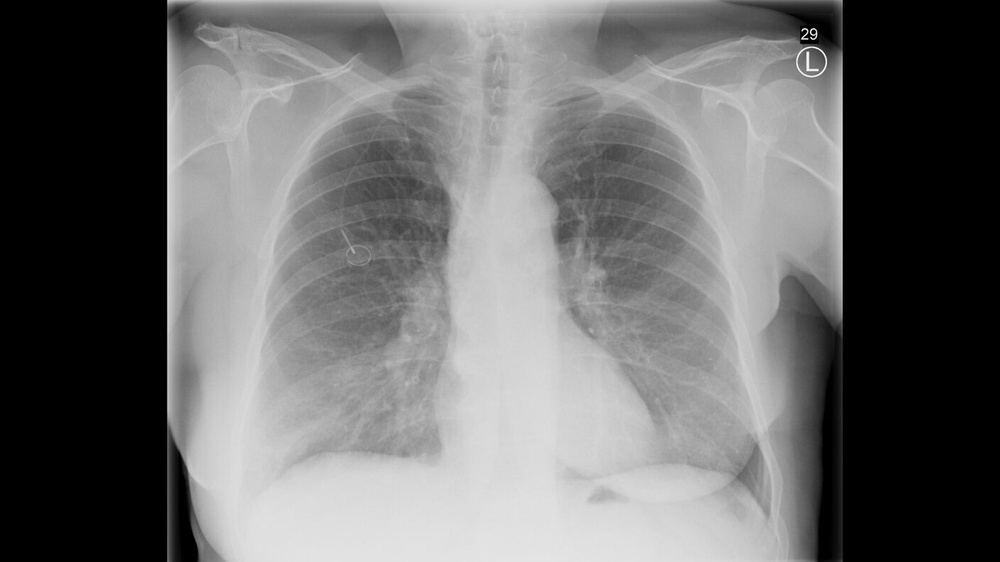
#> input picture OpenCV/resources/filter_images/chest_xray.jpg, 1000 x 562 px, shrunk from 1408 x 792 before the run, found by its file name
$ jupyter execute ConvolutionalFilters.ipynb   (shell and % lines are left out)
#> lines starting #> are read from the running program, lines starting #| are printed output that depends on the picture
#Playing Around w/ Convolutional Filters and Edge Detection

[cell 1]
import matplotlib.pyplot as plt
import matplotlib.image as mpimg
import cv2
import numpy as np

## Load image

[cell 2]
xray_bgr = cv2.imread('resources\\filter_images\\chest_xray.jpg')
#> xray_bgr is the input picture: shape (562, 1000, 3); min 0, max 255, mean 107.8
xray_rgb = cv2.cvtColor(xray_bgr, cv2.COLOR_BGR2RGB)

plt.imshow(xray_rgb)

## Apply a custom filter, with the hope of highlighting hotspots

[cell 3]
custom_kernel1 = np.array([[ -3, 0, -3],
                        [0, 12, 0],
                        [-3, 0, -3]])

custom_image = cv2.filter2D(xray_rgb, -1, custom_kernel1)
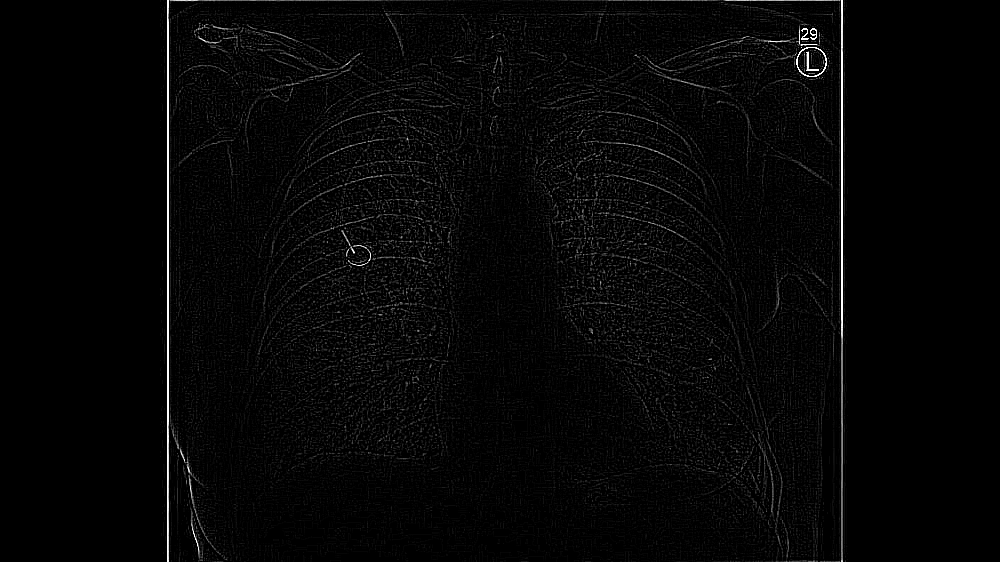
#> custom_image: shape (562, 1000, 3); min 0, max 255, mean 6.2
plt.imshow(custom_image)

## Seeing if hotspot can be accentuated by increasing the dims of the filter

[cell 4]
custom_kernel2 = np.array([[ -5, -3, 0, -3, -5],
                        [-3, 0, 38, 0, -3],
                        [-5, -3, 0, -3, -5]])

custom_image2 = cv2.filter2D(xray_rgb, -1, custom_kernel2)
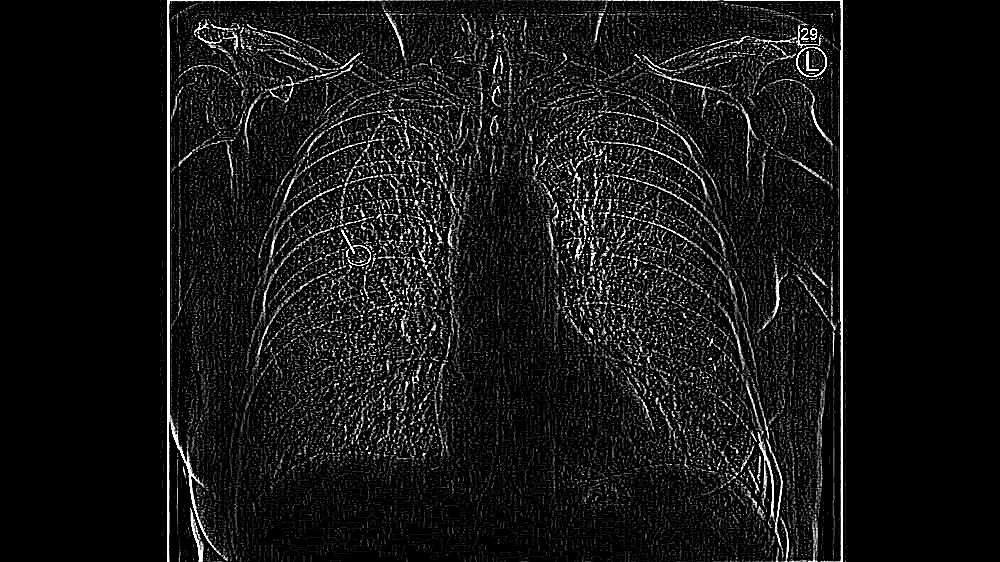
#> custom_image2: shape (562, 1000, 3); min 0, max 255, mean 21.4
plt.imshow(custom_image2)

## Passing it through a low-pass filter prior to high-pass

[cell 5]
blurred_image = cv2.GaussianBlur(xray_rgb, (5,5), 0)
custom_image3 = cv2.filter2D(blurred_image, -1, custom_kernel2)
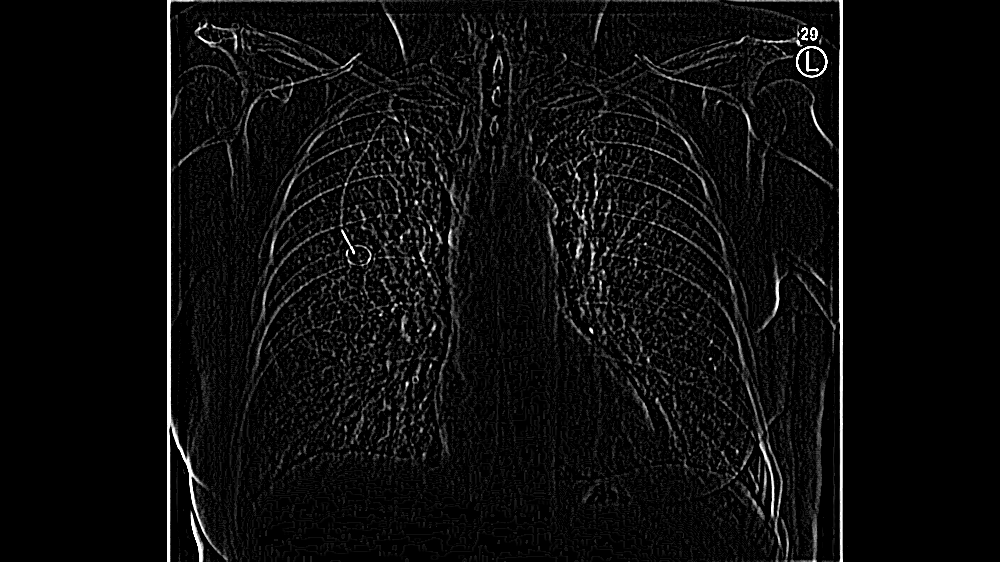
#> custom_image3: shape (562, 1000, 3); min 0, max 255, mean 12.3

plt.imshow(custom_image3)

$ run again, with OpenCV/resources/filter_images/x-ray-skull-from-right-side.webp saved as OpenCV/resources/filter_images/chest_xray.jpg
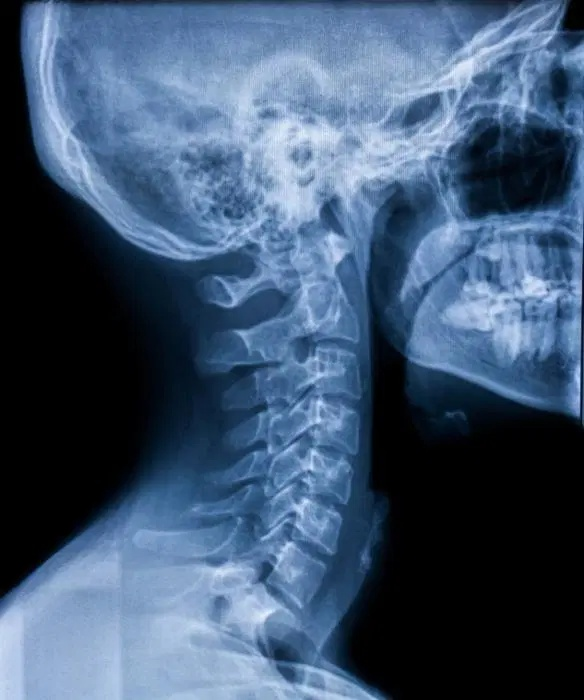
#> input picture OpenCV/resources/filter_images/x-ray-skull-from-right-side.webp, 584 x 700 px, found by its file name
#> xray_bgr is the input picture: shape (700, 584, 3); mean B, G, R 112.9, 86.1, 64
#> `custom_image2 = cv2.filter2D(xray_rgb, -1, custom_kernel2)`:
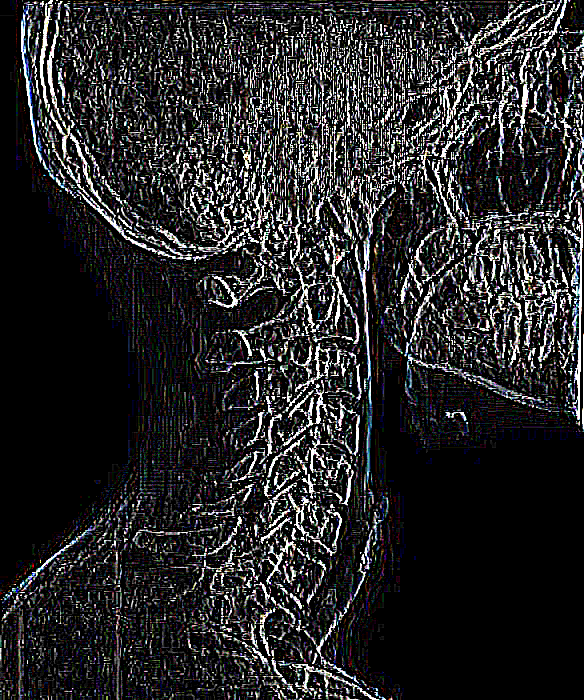
#> custom_image2: shape (700, 584, 3); mean R, G, B 39.6, 39.4, 40.5
#> `custom_image3 = cv2.filter2D(blurred_image, -1, custom_kernel2)`:
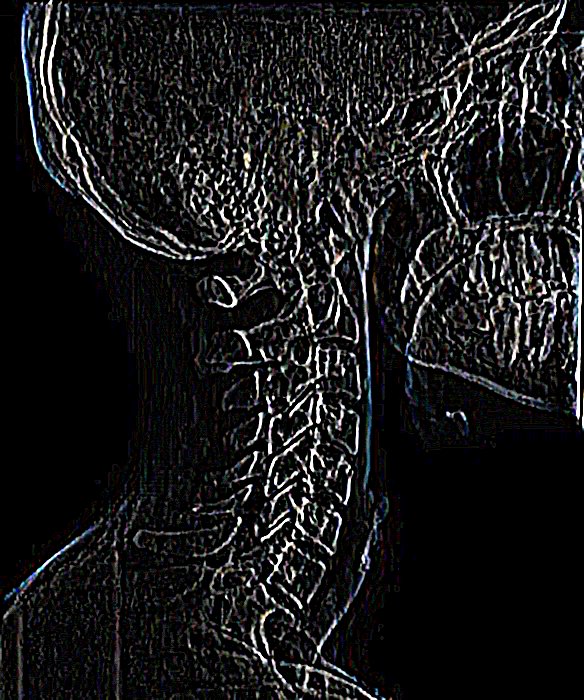
#> custom_image3: shape (700, 584, 3); mean R, G, B 25.5, 25.6, 26.4
